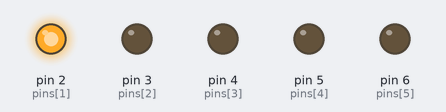
Recording of a sketch running on a simulated Arduino Uno, built with avr-gcc and run on an emulated ATmega328P. On the bench: output pins drawn as LEDs (lit = HIGH). Pins used as bus, display or sensor lines are not drawn; what the sketch prints to the serial monitor is not drawn.

Above: at 2.5 s.
At 4.5 s:
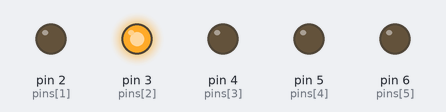
At 6.5 s:
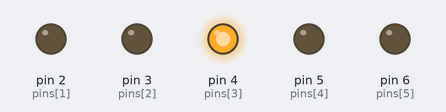
At 8.5 s:
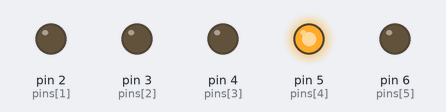
At 10.5 s:
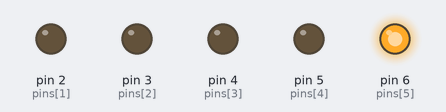
At 12.5 s:
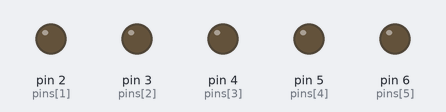
Timing chart, 0 to 17.6 s (numbered marks = the images above):
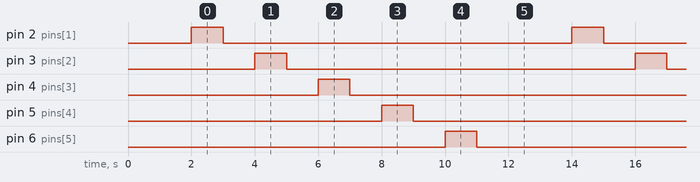

The sketch:

motor_relay.ino
```cpp
#define D1 2
#define D2 3
#define D3 4
#define D4 5
#define D5 6
#define D6 7
#define _5s   5000     // 5 seconds
#define _2s   2000     // 2 seconds
#define DEBUG 1        // for DEBUGing
int pins[] = {D1, D2, D3, D4, D5, D6};
void setup() {      // put your setup code here, to run once:
    Serial.begin(9600);

    #if DEBUG
    Serial.print(sizeof(pins)/sizeof(pins[0]));          // the length of the pins
    #endif

    for (byte i =0; i < sizeof(pins)/sizeof(pins[0]); i++) {
      pinMode(pins[i], OUTPUT);
    }

    delay(_2s/1);

}

void loop() {      // put your main code here, to run repeatedly:

    for (byte i = 0; i < sizeof(pins)/sizeof(pins[0]); i++) {
      digitalWrite(pins[i], HIGH);
      delay(_2s/2);
      digitalWrite(pins[i],LOW);
      delay(_2s/2);
    }
}
```

Measured:
- by itself, pin 2 (pins[1]), pin 3 (pins[2]), pin 4 (pins[3]), pin 5 (pins[4]), pin 6 (pins[5]): alternates HIGH for 1.0 s and LOW for 11.0 s
- by itself, everything shown: repeats every 12.0 s, in 10 steps
